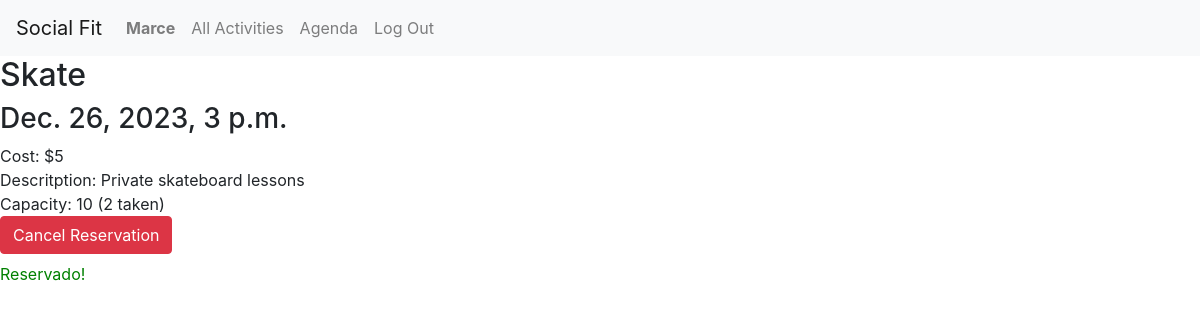
Page /schedules/1 (signed in) on the earlier database version.
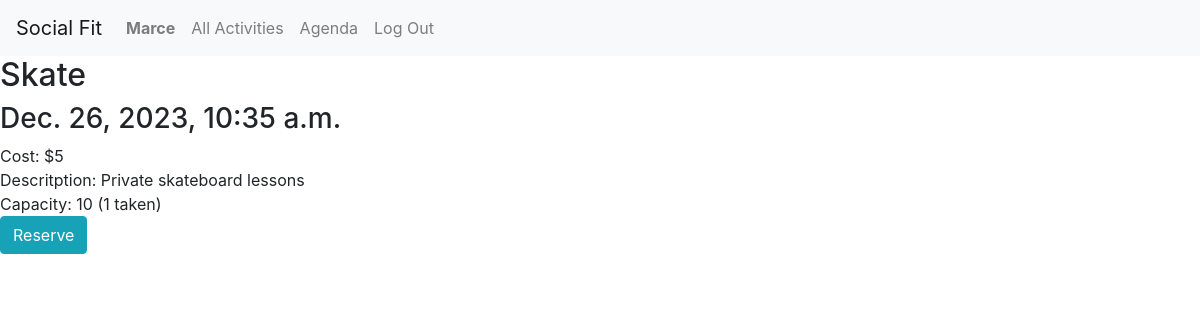
Same page on the later database version.
### booking/models.py (models this page shows, shortened)
class ActivitySchedule(models.Model):
    activity = models.ForeignKey(Activity, on_delete=models.CASCADE)
    instructor = models.ForeignKey(User, on_delete=models.CASCADE, related_name='instructor_activities')
    date = models.DateTimeField(null=True)
    capacity = models.IntegerField(null=True)
    cost = models.IntegerField(null=True)
    description = models.TextField(null=True)
    active = models.BooleanField(default=True)
    reservations = models.ManyToManyField(User, through='ActivityReservation')

class Activity(models.Model):
    created_by = models.ForeignKey(User, on_delete=models.CASCADE, related_name='activity_owner')
    name = models.CharField(max_length=30)
    description = models.TextField()
    image = models.ImageField(upload_to = 'images/')
    active = models.BooleanField(default=True)

### booking/views.py (the view, shortened to what this page needs)
# urls.py: path("schedules/<int:schedule_id>", views.schedule, name="schedule"),
@login_required
def schedule(request, schedule_id):
    message = ""
    try:
        schedule = ActivitySchedule.objects.get(pk=schedule_id)
        user = request.user
    except ActivitySchedule.DoesNotExist:
        raise Http404("Schedule not found.")
    return render(request, "booking/schedule.html", {
        "schedule": schedule,
        "reserved": schedule.reservations.filter(activityreservation__user=user).exists(),
        "message": message
    })

### booking/templates/booking/schedule.html (shortened to what this page needs)
{% extends "booking/layout.html" %}
{% block body %}
    <h2>{{ schedule.activity.name }}</h2>
    <h3>{{ schedule.date }}</h3>
    Cost: ${{ schedule.cost }}
    <br/>
    Descritption: {{ schedule.description }}
    <br/>
    Capacity: {{ schedule.capacity }} ({{ schedule.reservations.count }} taken)
{% if not reserved %}
    <form method="POST">
        <button type="submit" name="action" value="reserve" class="btn btn-info mb-2">Reserve</button>
    </form>
{% else %}
    <form method="POST">
        <button type="submit" name="action" value="cancel" class="btn btn-danger mb-2">Cancel Reservation</button>
    </form>
    <p style="color: green">Reservado!</p>
{% endif %}
{% endblock %}

Differences in the rows shown:
changed ActivitySchedule "Private skateboard lessons": date "Dec. 26, 2023, 3 p.m." → "Dec. 26, 2023, 10:35 a.m."; reservations.count "2" → "1"
Other differences:
text no longer shown: "Cancel Reservation Reservado!"
text now shown: "Reserve"
